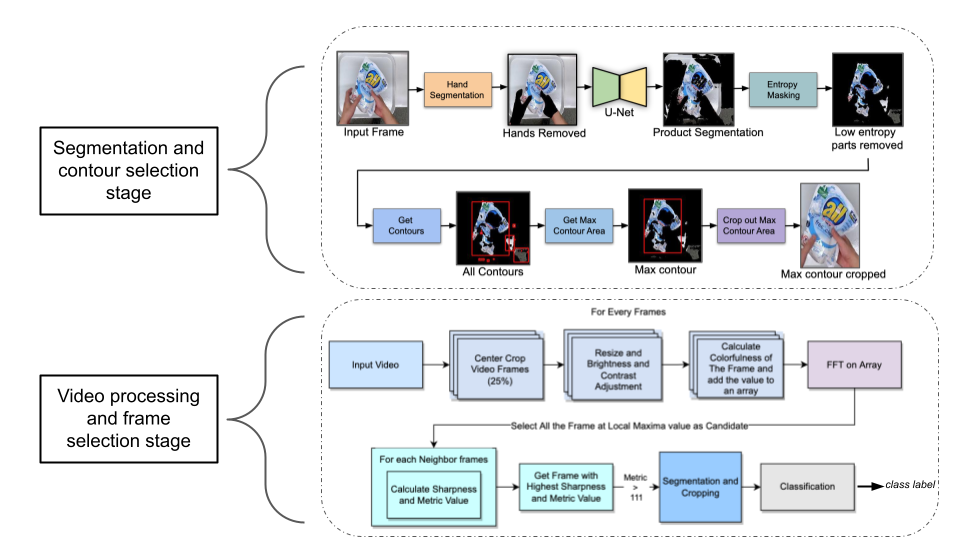
#> input picture media/vista.png, 960 x 540 px, given in place of testA_1.mp4, which was not available
$ jupyter execute --allow-errors inference-handseg.ipynb
#> lines starting #> are read from the running program, lines starting #| are printed output that depends on the picture; after the words box and inside, x2 and y2 are one past the last pixel; in counts of white or black regions, pixels touching at a corner belong together; pictures that were not available may be replaced by others from this repository, and a replacement may not be noted
[cell 1]
import timm
import torch
from PIL import Image
import numpy as np

# %load "../segmentation.py"
import numpy as np
import cv2
from PIL import Image
import torch
from torch.utils.data import DataLoader
from torchvision import datasets, transforms, utils
from torch.autograd import Variable
import matplotlib.pyplot as plt

import torch
import torch.nn as nn
import torch.optim as optim
import torch.nn.functional as F

import os
import glob
import matplotlib.pyplot as plt
import numpy as np
import torchvision.transforms as transforms
import torch

from sklearn.model_selection import train_test_split
from PIL import Image
from torch.utils.data import Dataset

torch.manual_seed(0)
#> (this line was passed over: torch is not available in this run)

#> (the rest of this cell did not finish here and is left out)

#> (a cell that did not finish here is left out)

#> (a cell that did not finish here is left out)

#> (a cell that did not finish here is left out)

#> (a cell that did not finish here is left out)

[cell 6]
# [31 lines left out: functions infer, infer_video, not called in this run]

def get_ratio(image):
    h, w, _ = image.shape
    gray = cv2.cvtColor(image, cv2.COLOR_BGR2GRAY)
    thresh = cv2.threshold(gray, 0, 255, cv2.THRESH_OTSU + cv2.THRESH_BINARY_INV)[1]

    pixels = cv2.countNonZero(thresh)
    ratio = (pixels/(h * w)) * 100
    return ratio

[cell 7]
# [15 lines left out: function image_colorfulness, not called in this run]

[cell 8]
# Automatic brightness and contrast optimization with optional histogram clipping
def automatic_brightness_and_contrast(image, clip_hist_percent=1):
    gray = cv2.cvtColor(image, cv2.COLOR_BGR2GRAY)

    # Calculate grayscale histogram
    hist = cv2.calcHist([gray],[0],None,[256],[0,256])
    hist_size = len(hist)

    # Calculate cumulative distribution from the histogram
    accumulator = []
    accumulator.append(float(hist[0]))
    for index in range(1, hist_size):
        accumulator.append(accumulator[index -1] + float(hist[index]))

    # Locate points to clip
    maximum = accumulator[-1]
    clip_hist_percent *= (maximum/100.0)
    clip_hist_percent /= 2.0

    # Locate left cut
    minimum_gray = 0
    while accumulator[minimum_gray] < clip_hist_percent:
        minimum_gray += 1

    # Locate right cut
    maximum_gray = hist_size -1
    while accumulator[maximum_gray] >= (maximum - clip_hist_percent):
        maximum_gray -= 1

    # Calculate alpha and beta values
    alpha = 255 / (maximum_gray - minimum_gray)
    beta = -minimum_gray * alpha

    '''
    # Calculate new histogram with desired range and show histogram
    new_hist = cv2.calcHist([gray],[0],None,[256],[minimum_gray,maximum_gray])
    plt.plot(hist)
    plt.plot(new_hist)
    plt.xlim([0,256])
    plt.show()
    '''

    auto_result = cv2.convertScaleAbs(image, alpha=alpha, beta=beta)
    return auto_result

[cell 9]
import cv2
from tqdm import tqdm
import matplotlib.pyplot as plt

video_location = "../test-videos/"
videos = ["testA_1.mp4","testA_2.mp4","testA_3.mp4","testA_4.mp4","testA_5.mp4",]
images_list = []
ratios_list = []

for video in videos:
  vidcap = cv2.VideoCapture(video_location+video)
  fps = vidcap.get(cv2.CAP_PROP_FPS)
  frame_count = int(vidcap.get(cv2.CAP_PROP_FRAME_COUNT))
  resized_image = []

  for i in tqdm(range(frame_count)):
    try:
      success,image = vidcap.read()
      image = image[256:896, 512:1400]
      image = automatic_brightness_and_contrast(image)
      image = cv2.resize(image, dsize=(224, 224), interpolation=cv2.INTER_CUBIC)
      resized_image.append(image)
    except:
      pass
#> this loop made 1 pass
#> (hist_size in automatic_brightness_and_contrast, maximum in automatic_brightness_and_contrast, clip_hist_percent in automatic_brightness_and_contrast, alpha in automatic_brightness_and_contrast, beta in automatic_brightness_and_contrast) on pass 1: (256, 127232, 636.2, 1.17, -42.11)
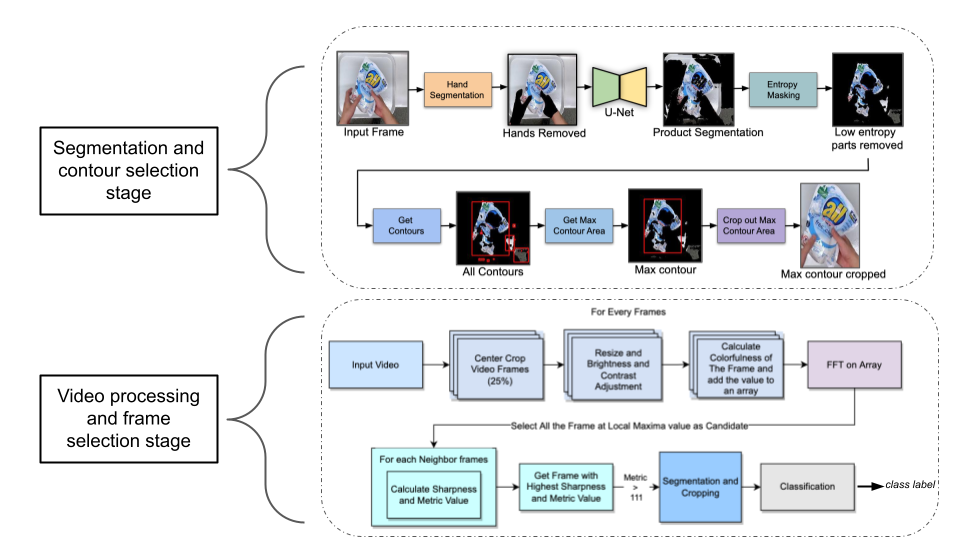
#> input picture media/vista.png, 960 x 540 px, given in place of testA_1.mp4, which was not available
#> pass 1, `image = image[256:896, 512:1400]`:
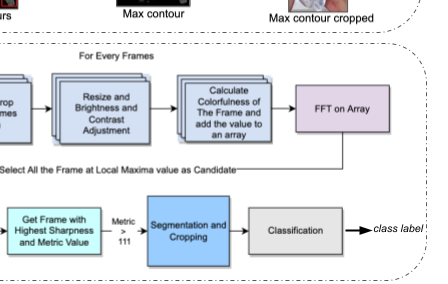
#> image: shape (284, 448, 3); mean B, G, R 236.7, 231.9, 227.5
#> pass 1, in automatic_brightness_and_contrast, `gray = cv2.cvtColor(image, cv2.COLOR_BGR2GRAY)`:
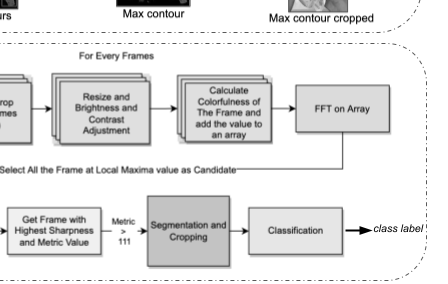
#> gray: shape (284, 448); min 0, max 255, mean 231.1
#> pass 1, in automatic_brightness_and_contrast, `auto_result = cv2.convertScaleAbs(image, alpha=alpha, beta=beta)`:
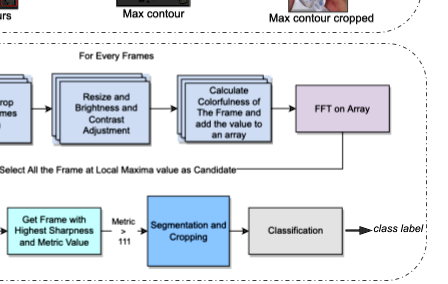
#> auto_result: shape (284, 448, 3); mean B, G, R 234.3, 228.7, 223.6
#> pass 1, `image = cv2.resize(image, dsize=(224, 224), interpolation=cv2.INTER_CU..`:
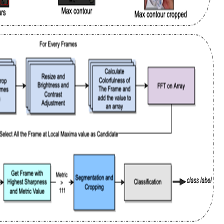
#> image: shape (224, 224, 3); mean B, G, R 233.9, 228.4, 223.2
#> after the loop, resized_image = 1 item
  ratios = []

  for img in resized_image:
    ratio = get_ratio(img)
    ratios.append(ratio)
#> this loop made 1 pass
#> (h in get_ratio, w in get_ratio, pixels in get_ratio, ratio) on pass 1: (224, 224, 8959, 17.86)
#> pass 1, in get_ratio, `gray = cv2.cvtColor(image, cv2.COLOR_BGR2GRAY)`:
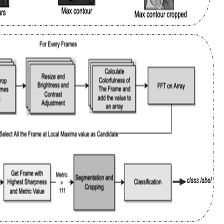
#> gray: shape (224, 224); min 0, max 255, mean 227.5
#> pass 1, in get_ratio, `thresh = cv2.threshold(gray, 0, 255, cv2.THRESH_OTSU + cv2.THRESH_BINA..`:
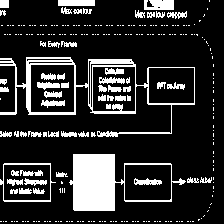
#> thresh: shape (224, 224); 17.9% white; 267 white regions (212 under 20 px), largest, box (x1, y1, x2, y2) and area: (69, 154, 186, 211) 2730, (0, 57, 195, 137) 2208, (0, 163, 56, 202) 280
#> after the loop, ratios = [17.86]

  images_list.append(resized_image)
  ratios_list.append(ratios)

  print(video)
  plt.plot(ratios)
  plt.show()
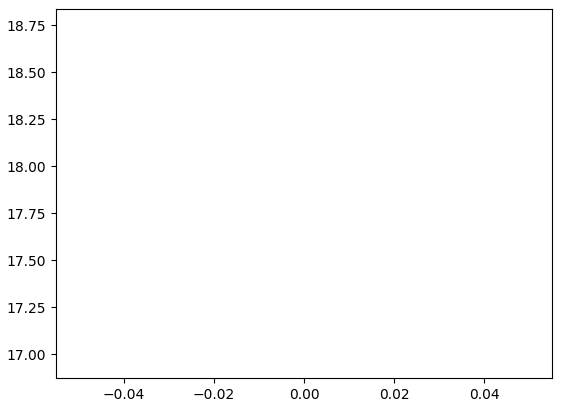
#> figure drawn by matplotlib, 1 panel

[cell 10]
from scipy.signal import savgol_filter, argrelextrema
images_with_object = []
#> images_with_object = []

count = 1
#> (the rest of this cell did not finish here and is left out)

[cell 11]
model_path = '../models/unet_aicityt4.pth'

import torchvision

###### UNet model
#########################################################################################
""" Convolutional block:
    It follows a two 3x3 convolutional layer, each followed by a batch normalization and a relu activation.
"""
class conv_block(nn.Module):
    def __init__(self, in_c, out_c):
        super().__init__()

        self.conv1 = nn.Conv2d(in_c, out_c, kernel_size=3, padding=1)
        self.bn1 = nn.BatchNorm2d(out_c)

        self.conv2 = nn.Conv2d(out_c, out_c, kernel_size=3, padding=1)
        self.bn2 = nn.BatchNorm2d(out_c)

        self.relu = nn.ReLU()

    # [10 lines left out: function forward, not called in this run]

""" Encoder block:
    It consists of an conv_block followed by a max pooling.
    Here the number of filters doubles and the height and width half after every block.
"""
class encoder_block(nn.Module):
    def __init__(self, in_c, out_c):
        super().__init__()

        self.conv = conv_block(in_c, out_c)
        self.pool = nn.MaxPool2d((2, 2))

    # [5 lines left out: function forward, not called in this run]

""" Decoder block:
    The decoder block begins with a transpose convolution, followed by a concatenation with the skip
    connection from the encoder block. Next comes the conv_block.
    Here the number filters decreases by half and the height and width doubles.
"""
class decoder_block(nn.Module):
    # [12 lines left out: functions __init__, forward, not called in this run]


class build_unet(nn.Module):
    def __init__(self):
        super().__init__()

        """ Encoder """
        self.e1 = encoder_block(3, 64)
        self.e2 = encoder_block(64, 128)
        self.e3 = encoder_block(128, 256)
        self.e4 = encoder_block(256, 512)

        """ Bottleneck """
        self.b = conv_block(512, 1024)

        """ Decoder """
        self.d1 = decoder_block(1024, 512)
        self.d2 = decoder_block(512, 256)
        self.d3 = decoder_block(256, 128)
        self.d4 = decoder_block(128, 64)

        """ Classifier """
        self.outputs = nn.Conv2d(64, 1, kernel_size=1, padding=0)

        # NOTE:
        # nn.Conv2d(64, 1, kernel_size=1, padding=0) is mathematically same as
        # nn.Conv2d(64, 1, kernel_size=3, stride=1, padding=1)

    # [19 lines left out: function forward, not called in this run]
#########################################################################################

# Define model
#> (the rest of this cell did not finish here and is left out)

[cell 12]
#To use this block, run `pip install pytorch-lightning`
#Reference: https://github.com/guglielmocamporese/hands-segmentation-pytorch

# Imports
import torch
import torch.hub

# Create the model
#> (the rest of this cell did not finish here and is left out)

[cell 13]
# [39 lines left out: function crop_with_hand_seg, not called in this run]

[cell 14]
# [42 lines left out: functions preprocess_image_classification, get_segmentation, infer_frame, not called in this run]

[cell 15]
video_id = []
object_id = []
timestamp = []
for idx in range(len(images_with_object)):
    for image,frame in images_with_object[idx]:
        video_id.append(idx+1)
        output = infer_frame(image, model)
        object_id.append(output)
        print(prod[output-1])
        timestamp.append(int(frame/60))
#> this loop made 0 passes
#> after the loop, object_id = []; timestamp = []; video_id = []

[cell 16]
with open('submission_hand_segment.txt', 'w') as f:
    for vid, obj, tim in zip(video_id, object_id, timestamp):
        f.write(f'{vid} {obj} {tim}\n')
    f.close()
